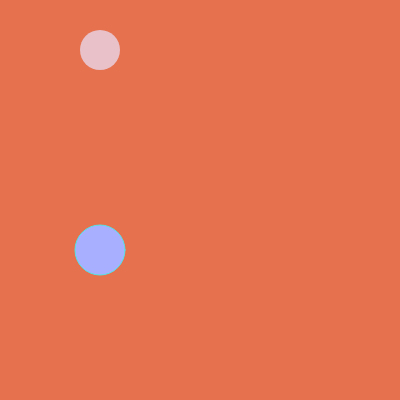
Frame 1 (no input)
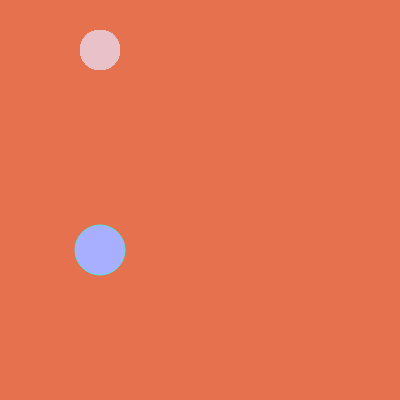
Frame 60 (no input)
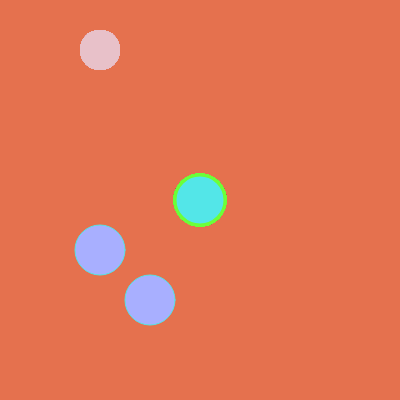
Frame 120 (the mouse pressed at the canvas centre since frame 60)

The p5.js sketch that drew these frames (run headless with seeded random() and noise() and a simulated clock; from frame 60 on, the mouse is pressed at the canvas centre):

// p5.js sketch
// ── sketch.js
function setup() {
  createCanvas(400, 400);
  background(229, 113, 78);
}

function draw() {
  noStroke();
  fill(232, 193, 201);
  ellipse(100, 50, 40, 40);

  if (mouseIsPressed) {
    fill(83, 230, 232);
    strokeWeight(3);
    stroke(108, 255, 56);
    ellipse(mouseX, mouseY, 50, 50);
  }
  /*
    if (mouseMoved) {
      fill(168, 175, 255);
      stroke(83, 230, 232);
      ellipse(map(mouseX, 0, width, 100, 300), map(mouseY, 0, height, 200, 400), 50, 50);
    }
    */
}


function mouseMoved() {
  fill(168, 175, 255);
  stroke(83, 230, 232);
  ellipse(map(mouseX, 0, width, 100, 200), map(mouseY, 0, height, 250, 350), 50, 50);

}
